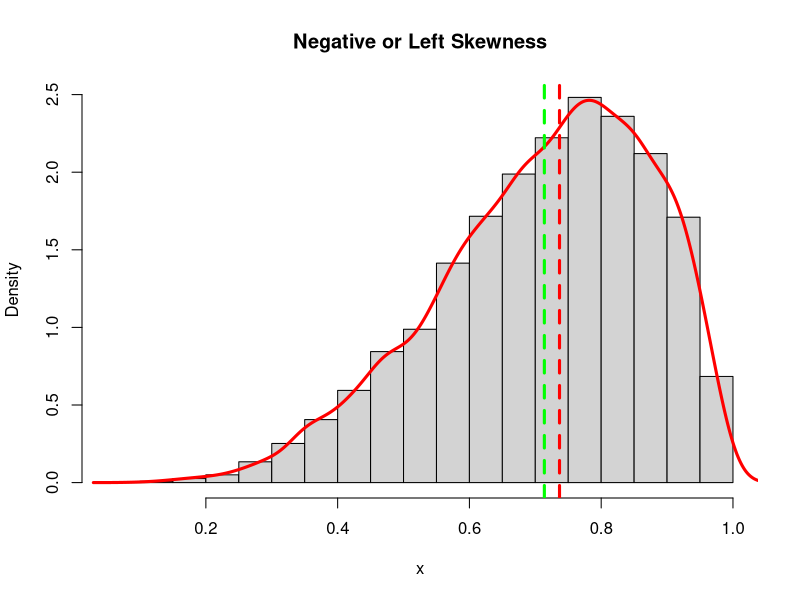
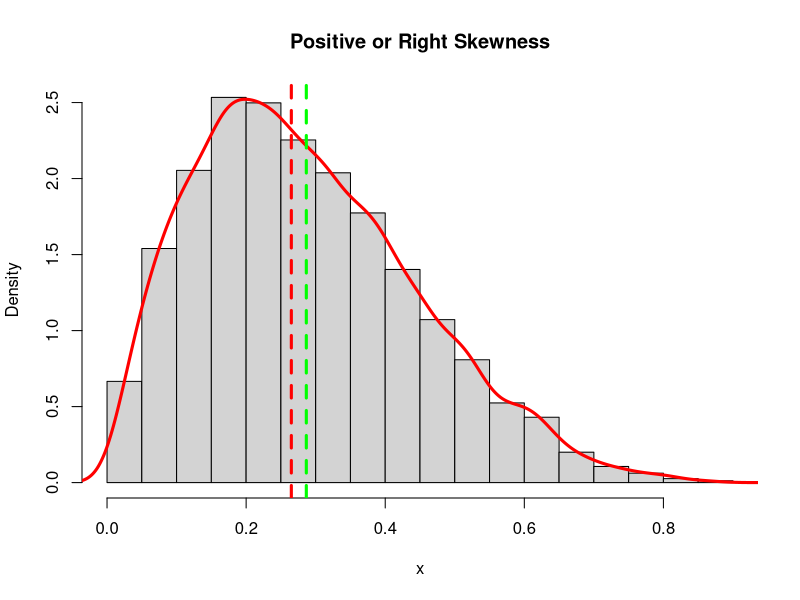
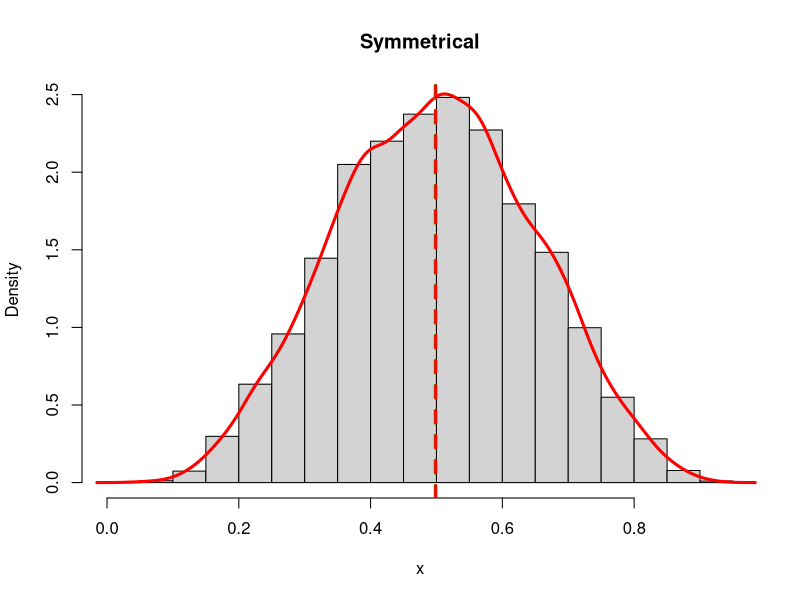

Recreate these plots in R, in order.
## Negative or Left Skewness

x = rbeta(10000,5,2)
hist(x, main="Negative or Left Skewness", freq=FALSE)
lines(density(x), col='red', lwd=3)
abline(v = c(mean(x),median(x)),  col=c("green", "red"), lty=c(2,2), lwd=c(3, 3))

## Positive or Right Skewness

x = rbeta(10000,2,5)
hist(x, main="Positive or Right Skewness", freq=FALSE)
lines(density(x), col='red', lwd=3)
abline(v = c(mean(x),median(x)),  col=c("green", "red"), lty=c(2,2), lwd=c(3, 3))


## Symmetrical

x = rbeta(10000,5,5)
hist(x, main="Symmetrical", freq=FALSE)
lines(density(x), col='red', lwd=3)
abline(v = c(mean(x),median(x)),  col=c("green", "red"), lty=c(2,2), lwd=c(3, 3))
